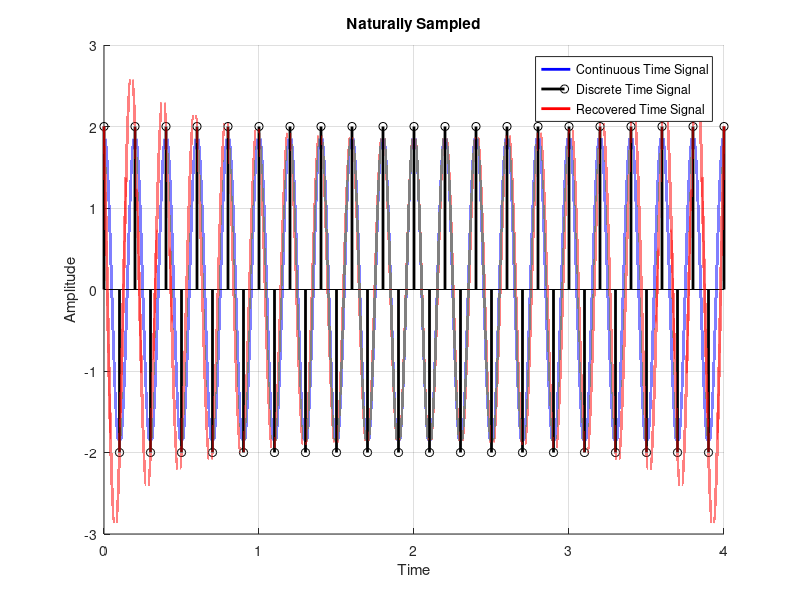

The MATLAB script that drew this image:
% Natural/Critical Sampling

% Get the first and second frequencies as input from the user
f1 = input("enter f1:");
f2 = input("enter f2:");

% Determine the maximum frequency and Nyquist frequency
fm = max(f1, f2);
fnyq = 2 * fm;

% Set the sampling frequency to the Nyquist frequency
fs = fnyq;

% Calculate the sampling interval
ts = 1 / fs;

% Create a time vector for continuous time
tc = 0:1e-6:(40 * ts);

% Generate the continuous time signal by summing two cosines
xc = cos(2 * pi * f1 * tc) + cos(2 * pi * f2 * tc);

% Create a time vector for discrete time
td = 0:ts:(40 * ts);

% Generate the discrete time signal by summing two cosines
xd = cos(2 * pi * f1 * td) + cos(2 * pi * f2 * td);

% Determine the length of the discrete time signal
N = length(td);

% Create an array of indices
n = 0:(N - 1);

% Initialize an array for the reconstructed signal
xr = zeros(size(tc));

% Initialize a matrix to store sinc functions for each sample
sinc_train = zeros(N, length(tc));

% Loop through each sample and create corresponding sinc function
for n = 0:(N - 1)
    % Generate a sinc function centered at the current sample
    sinc_train((n + 1), :) = sinc((tc - (n * ts)) / ts);
    
    % Compute the current contribution to the reconstructed signal
    current_sinc = xd(n + 1) * sinc_train((n + 1), :);
    
    % Add the current contribution to the reconstructed signal
    xr = xr + current_sinc;
end

% Plot the original continuous signal, sampled signal, and reconstructed signal
figure(1);
hold on;
grid on;
plot(tc, xc, 'b', 'linewidth', 2)
stem(td, xd, 'k', 'linewidth', 2)
plot(tc, xr, 'r', 'linewidth', 2)

% Add legend, labels, and title
legend('Continuous Time Signal', 'Discrete Time Signal', 'Recovered Time Signal');
xlabel('Time');
ylabel('Amplitude');
title('Naturally Sampled');
